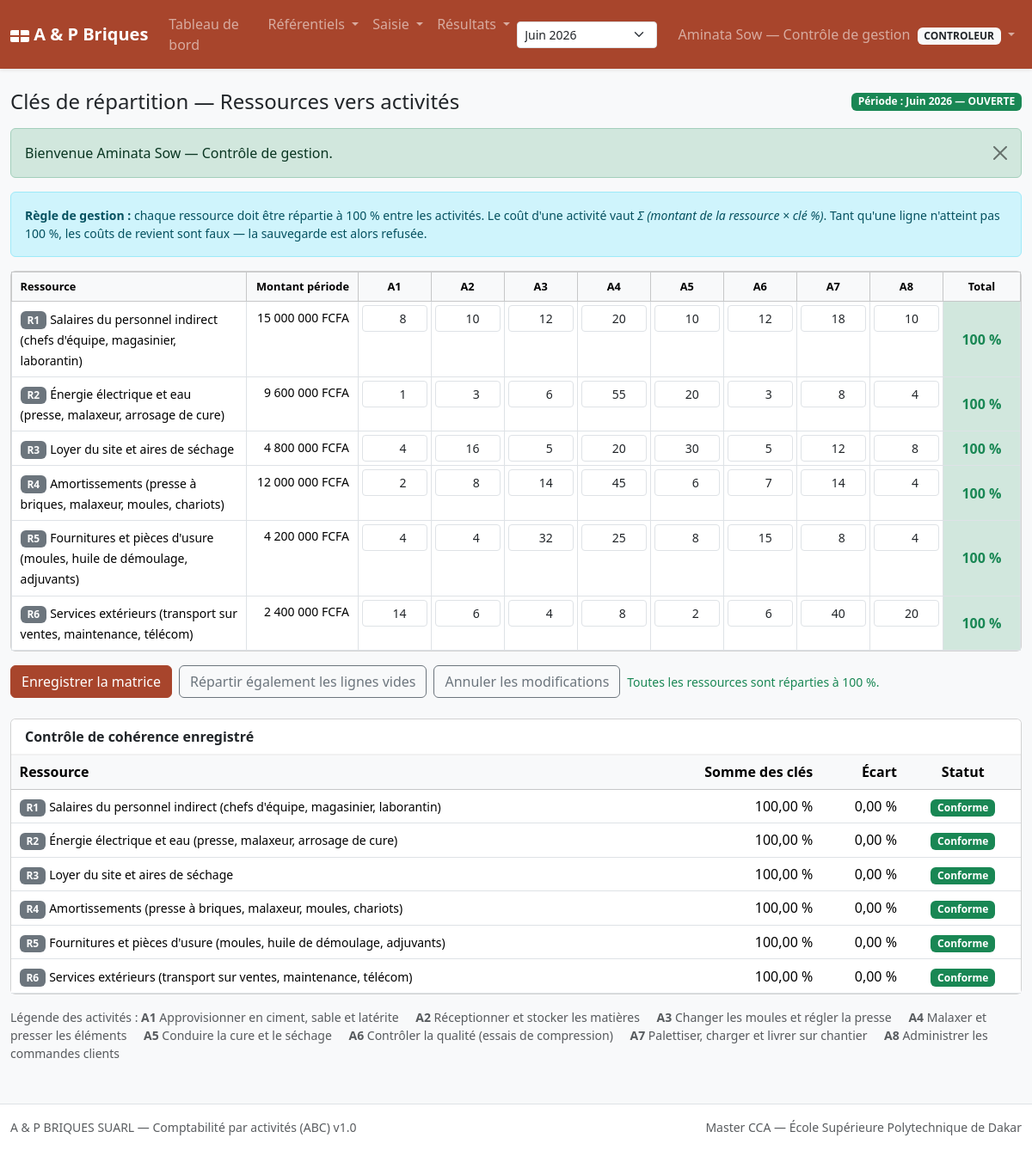
/cles.php (signed in), run on the app's committed database.
### tables this page shows
CREATE TABLE periodes (
  id            INT UNSIGNED AUTO_INCREMENT PRIMARY KEY,
  code          VARCHAR(20)  NOT NULL COMMENT 'ex : 2026-06',
  libelle       VARCHAR(80)  NOT NULL,
  date_debut    DATE NOT NULL,
  date_fin      DATE NOT NULL,
  statut        ENUM('OUVERTE','CLOTUREE') NOT NULL DEFAULT 'OUVERTE',
  date_creation DATETIME NOT NULL DEFAULT CURRENT_TIMESTAMP,
  UNIQUE KEY uk_periodes_code (code),
  CONSTRAINT ck_periodes_dates CHECK (date_fin >= date_debut)
);

CREATE TABLE activites (
  id            INT UNSIGNED AUTO_INCREMENT PRIMARY KEY,
  code          VARCHAR(20)  NOT NULL,
  libelle       VARCHAR(150) NOT NULL,
  processus     VARCHAR(80)  NOT NULL COMMENT 'regroupement macro',
  type_activite ENUM('PRINCIPALE','SUPPORT') NOT NULL DEFAULT 'PRINCIPALE',
  niveau_hierarchique ENUM('UNITE','LOT','PRODUIT','ENTREPRISE') NOT NULL DEFAULT 'UNITE'
                COMMENT 'hierarchie Cooper & Kaplan',
  actif         TINYINT(1) NOT NULL DEFAULT 1,
  UNIQUE KEY uk_activites_code (code)
);

CREATE TABLE ressources (
  id            INT UNSIGNED AUTO_INCREMENT PRIMARY KEY,
  code          VARCHAR(20)  NOT NULL,
  libelle       VARCHAR(120) NOT NULL,
  nature        ENUM('PERSONNEL','ENERGIE','IMMOBILIER','AMORTISSEMENT',
                     'FOURNITURE','SERVICE_EXTERIEUR','AUTRE') NOT NULL,
  compte_syscohada VARCHAR(10) NULL COMMENT 'rattachement plan de comptes',
  actif         TINYINT(1) NOT NULL DEFAULT 1,
  UNIQUE KEY uk_ressources_code (code)
);

CREATE TABLE cles_ressources (
  id            INT UNSIGNED AUTO_INCREMENT PRIMARY KEY,
  ressource_id  INT UNSIGNED NOT NULL,
  activite_id   INT UNSIGNED NOT NULL,
  periode_id    INT UNSIGNED NOT NULL,
  pourcentage   DECIMAL(7,4) NOT NULL DEFAULT 0.0000,
  justification VARCHAR(255) NULL COMMENT 'base de la cle : effectif, m2, kWh...',
  UNIQUE KEY uk_cles (ressource_id, activite_id, periode_id),
  KEY idx_cles_activite (activite_id, periode_id),
  CONSTRAINT fk_cles_ressource FOREIGN KEY (ressource_id)
    REFERENCES ressources(id) ON DELETE CASCADE,
  CONSTRAINT fk_cles_activite FOREIGN KEY (activite_id)
    REFERENCES activites(id) ON DELETE CASCADE,
  CONSTRAINT fk_cles_periode FOREIGN KEY (periode_id)
    REFERENCES periodes(id) ON DELETE CASCADE,
  CONSTRAINT ck_cles_pct CHECK (pourcentage >= 0 AND pourcentage <= 100)
);

### config/database.php (called while the page is built, shortened)
<?php
final class Database
{
    private static ?PDO $instance = null;
    public static function getConnexion(): PDO
    {
        if (self::$instance === null) {
            $dsn = sprintf(
                'mysql:host=%s;port=%s;dbname=%s;charset=%s',
                DB_HOST, DB_PORT, DB_NAME, DB_CHARSET
            );
            $options = [
                PDO::ATTR_ERRMODE            => PDO::ERRMODE_EXCEPTION,
                PDO::ATTR_DEFAULT_FETCH_MODE => PDO::FETCH_ASSOC,
                PDO::ATTR_EMULATE_PREPARES   => false,
                PDO::ATTR_STRINGIFY_FETCHES  => false,
            ];
            try {
                self::$instance = new PDO($dsn, DB_USER, DB_PASS, $options);
            } catch (PDOException $e) {
                if (MODE_DEBUG) {
                    die('Erreur de connexion à la base : ' . $e->getMessage());
                }
                die('Impossible de se connecter à la base de données.');
            }
        }
        return self::$instance;
    }
}
function db(): PDO
{
    return Database::getConnexion();
}

### includes/auth.php (called while the page is built, shortened)
<?php
require_once __DIR__ . '/functions.php';
function utilisateurRole(): string
{
    return $_SESSION['role'] ?? '';
}
function utilisateurNom(): string
{
    return $_SESSION['nom_complet'] ?? '';
}
function peutEcrire(): bool
{
    return in_array(utilisateurRole(), ['ADMIN', 'CONTROLEUR'], true);
}

### includes/abc.php (called while the page is built, shortened)
<?php
require_once __DIR__ . '/functions.php';
function controleCles(int $periodeId): array
{
    $sql = 'SELECT ressource_id, ressource_code, ressource_libelle,
                   total_pourcentage, ecart, statut
              FROM v_controle_cles
             WHERE periode_id = :p
             ORDER BY statut DESC, ressource_code';
    $stmt = db()->prepare($sql);
    $stmt->execute([':p' => $periodeId]);
    return $stmt->fetchAll();
}

### cles.php (the view, shortened to what this page needs)
<?php
require_once __DIR__ . '/includes/layout.php';
require_once __DIR__ . '/includes/abc.php';
$periode   = periodeActive();
$periodeId = (int) $periode['id'];
$editable  = periodeModifiable($periode) && peutEcrire();
$ressources = db()->query(
    'SELECT id, code, libelle, nature FROM ressources WHERE actif = 1 ORDER BY code'
)->fetchAll();
$activites = db()->query(
    'SELECT id, code, libelle FROM activites WHERE actif = 1 ORDER BY code'
)->fetchAll();
$stmt = db()->prepare(
    'SELECT ressource_id, montant FROM ressource_montants WHERE periode_id = :p'
);
$stmt->execute([':p' => $periodeId]);
$montants = [];
foreach ($stmt->fetchAll() as $m) {
    $montants[(int) $m['ressource_id']] = (float) $m['montant'];
}
$stmt = db()->prepare(
    'SELECT ressource_id, activite_id, pourcentage, justification
       FROM cles_ressources WHERE periode_id = :p'
);
$stmt->execute([':p' => $periodeId]);
$cles = [];
foreach ($stmt->fetchAll() as $c) {
    $cles[(int) $c['ressource_id']][(int) $c['activite_id']] = (float) $c['pourcentage'];
}
$controle = controleCles($periodeId);
afficherEntete('Clés de répartition — Ressources vers activités', $periode);
?>
<div class="alert alert-info small">
  <strong>Règle de gestion :</strong> chaque ressource doit être répartie à
  100 % entre les activités. Le coût d'une activité vaut
  <em>Σ (montant de la ressource × clé %)</em>. Tant qu'une ligne n'atteint pas
  100 %, les coûts de revient sont faux — la sauvegarde est alors refusée.
</div>
<form method="post" action="cles.php?periode=<?= $periodeId ?>" id="formCles">
  <div class="card mb-3">
    <div class="table-responsive">
      <table class="table table-sm table-bordered table-matrice mb-0" id="tableCles">
        <thead class="table-light">
          <tr>
            <th style="min-width:230px">Ressource</th>
            <th class="text-end" style="min-width:130px">Montant période</th>
            <?php foreach ($activites as $a): ?>
              <th class="text-center" title="<?= e($a['libelle']) ?>">
                <?= e($a['code']) ?>
              </th>
            <?php endforeach; ?>
            <th class="text-center" style="min-width:90px">Total</th>
          </tr>
        </thead>
        <tbody>
        <?php foreach ($ressources as $r):
            $rid = (int) $r['id']; ?>
          <tr data-ressource="<?= $rid ?>">
            <td>
              <span class="badge bg-secondary"><?= e($r['code']) ?></span>
              <span class="small"><?= e($r['libelle']) ?></span>
            </td>
            <td class="text-end small text-nowrap">
              <?= fcfa($montants[$rid] ?? 0) ?>
            </td>
            <?php foreach ($activites as $a):
                $aid = (int) $a['id'];
                $val = $cles[$rid][$aid] ?? 0; ?>
              <td class="p-1">
                <input type="number" class="form-control form-control-sm text-end cle-input"
                       id="c<?= $rid ?>_<?= $aid ?>"
                       name="cles[<?= $rid ?>][<?= $aid ?>]"
                       value="<?= e(rtrim(rtrim(number_format($val, 2, '.', ''), '0'), '.')) ?>"
                       min="0" max="100" step="0.01"
                       <?= $editable ? '' : 'readonly' ?>>
              </td>
            <?php endforeach; ?>
            <td class="text-center total-ligne fw-semibold align-middle"></td>
          </tr>
        <?php endforeach; ?>
        </tbody>
      </table>
    </div>
  </div>
  <?php if ($editable): ?>
  <div class="d-flex flex-wrap gap-2 mb-4">
    <button type="submit" class="btn btn-brique" id="btnEnregistrer">
      Enregistrer la matrice
    </button>
    <button type="button" class="btn btn-outline-secondary" id="btnRepartirEgal">
      Répartir également les lignes vides
    </button>
    <a href="cles.php?periode=<?= $periodeId ?>" class="btn btn-outline-secondary">
      Annuler les modifications
    </a>
    <span class="align-self-center small text-muted" id="messageControle"></span>
  </div>
  <?php endif; ?>
</form>
<div class="card">
  <div class="card-header"><strong>Contrôle de cohérence enregistré</strong></div>
  <div class="table-responsive">
    <table class="table table-sm mb-0">
      <thead class="table-light">
        <tr>
          <th>Ressource</th>
          <th class="text-end">Somme des clés</th>
          <th class="text-end">Écart</th>
          <th class="text-center">Statut</th>
        </tr>
      </thead>
      <tbody>
      <?php foreach ($controle as $c): ?>
        <tr>
          <td>
            <span class="badge bg-secondary"><?= e($c['ressource_code']) ?></span>
            <span class="small"><?= e($c['ressource_libelle']) ?></span>
          </td>
          <td class="text-end"><?= pct((float) $c['total_pourcentage']) ?></td>
          <td class="text-end"><?= pct((float) $c['ecart']) ?></td>
          <td class="text-center">
            <?php if ($c['statut'] === 'CONFORME'): ?>
              <span class="badge bg-success">Conforme</span>
            <?php else: ?>
              <span class="badge bg-danger">Anomalie</span>
            <?php endif; ?>
          </td>
        </tr>
      <?php endforeach; ?>
      </tbody>
    </table>
  </div>
</div>
<p class="small text-muted mt-3 mb-0">
  Légende des activités :
  <?php foreach ($activites as $a): ?>
    <span class="me-3"><strong><?= e($a['code']) ?></strong> <?= e($a['libelle']) ?></span>
  <?php endforeach; ?>
</p>
<?php
afficherPied();

### includes/layout.php (shortened to what this page needs)
<?php
require_once __DIR__ . '/auth.php';
function afficherEntete(string $titre, ?array $periodeActive = null): void
{
    $role = utilisateurRole();
    ?>
<!DOCTYPE html>
<html lang="fr">
<head>
<link href="https://cdn.jsdelivr.net/npm/bootstrap@5.3.3/dist/css/bootstrap.min.css" rel="stylesheet">
<link href="assets/css/style.css" rel="stylesheet">
</head>
<body class="bg-body-tertiary">
<nav class="navbar navbar-expand-lg navbar-dark bg-brique shadow-sm">
  <div class="container-fluid">
    <a class="navbar-brand fw-bold" href="index.php">
      <span class="logo-brique"></span> A &amp; P Briques
    </a>
    <div class="collapse navbar-collapse" id="navPrincipal">
      <ul class="navbar-nav me-auto">
        <li class="nav-item">
          <a class="nav-link" href="index.php">Tableau de bord</a>
        </li>
        <li class="nav-item dropdown">
          <a class="nav-link dropdown-toggle" href="#" data-bs-toggle="dropdown" role="button">
            Référentiels
          </a>
        </li>
        <li class="nav-item dropdown">
          <a class="nav-link dropdown-toggle" href="#" data-bs-toggle="dropdown" role="button">
            Saisie
          </a>
        </li>
        <li class="nav-item dropdown">
          <a class="nav-link dropdown-toggle" href="#" data-bs-toggle="dropdown" role="button">
            Résultats
          </a>
        </li>
      </ul>
      <?php if ($periodeActive !== null): ?>
      <form class="d-flex me-3" method="get" action="">
        <select class="form-select form-select-sm" id="selPeriode" name="periode"
                onchange="this.form.submit()">
          <?php foreach (listerPeriodes() as $p): ?>
            <option value="<?= (int) $p['id'] ?>"
              <?= (int) $p['id'] === (int) $periodeActive['id'] ? 'selected' : '' ?>>
              <?= e($p['libelle']) ?><?= $p['statut'] === 'CLOTUREE' ? ' (clôturée)' : '' ?>
            </option>
          <?php endforeach; ?>
        </select>
      </form>
      <?php endif; ?>
      <ul class="navbar-nav">
        <li class="nav-item dropdown">
          <a class="nav-link dropdown-toggle" href="#" data-bs-toggle="dropdown" role="button">
            <?= e(utilisateurNom()) ?>
            <span class="badge bg-light text-dark ms-1"><?= e($role) ?></span>
          </a>
        </li>
      </ul>
    </div>
  </div>
</nav>
<main class="container-fluid py-4">
  <div class="d-flex flex-wrap justify-content-between align-items-center mb-3">
    <h1 class="h4 mb-0"><?= e($titre) ?></h1>
    <?php if ($periodeActive !== null): ?>
      <span class="badge <?= $periodeActive['statut'] === 'OUVERTE' ? 'bg-success' : 'bg-secondary' ?>">
        Période : <?= e($periodeActive['libelle']) ?> — <?= e($periodeActive['statut']) ?>
      </span>
    <?php endif; ?>
  </div>
  <?= flashAfficher() ?>
    <?php
}
function afficherPied(): void
{
    ?>
</main>
<footer class="border-top py-3 mt-4 bg-white">
  <div class="container-fluid small text-muted d-flex flex-wrap justify-content-between">
    <span><?= e(APP_ENTREPRISE) ?> — Comptabilité par activités (ABC) v<?= e(APP_VERSION) ?></span>
    <span>Master CCA — École Supérieure Polytechnique de Dakar</span>
  </div>
</footer>
</body>
</html>
    <?php
}

### assets/css/style.css (style rules this page uses)
:root { --brique: #a8452c; --brique-clair: #d98b6f; --brique-fonce: #7d3120; --beton: #5c6b73; --ocre: #c8963e; }
body { font-family: system-ui, -apple-system, 'Segoe UI', Roboto, sans-serif; }
.bg-brique { background-color: var(--brique) !important; }
.btn-brique { background-color: var(--brique); border-color: var(--brique); color: #fff; }
.logo-brique { display: inline-block; width: 22px; height: 14px; vertical-align: -2px; background-color: #fff; border-radius: 2px; position: relative; }
.logo-brique::before, .logo-brique::after { content: ''; position: absolute; background-color: var(--brique); }
.logo-brique::before { left: 0; right: 0; top: 6px; height: 2px; }
.logo-brique::after { top: 0; bottom: 0; left: 10px; width: 2px; }
.table-matrice th { font-size: 0.8rem; vertical-align: middle; }
.table-matrice input.cle-input { min-width: 68px; }
.total-ligne { font-variant-numeric: tabular-nums; }
td.text-end, th.text-end { font-variant-numeric: tabular-nums; }
.table > :not(caption) > * > * { padding: 0.45rem 0.6rem; }
.card-header { background-color: #fff; border-bottom: 2px solid #f1f1f1; }

### data on the page
periodes: libelle "Juin 2026", statut "OUVERTE"
activites: code "A1", id "1", libelle "Approvisionner en ciment, sable et latérite"
activites: code "A2", libelle "Réceptionner et stocker les matières"
activites: code "A3", libelle "Changer les moules et régler la presse"
activites: code "A4", libelle "Malaxer et presser les éléments"
activites: code "A5", libelle "Conduire la cure et le séchage"
activites: code "A6", libelle "Contrôler la qualité (essais de compression)"
activites: code "A7", libelle "Palettiser, charger et livrer sur chantier"
activites: code "A8", id "8", libelle "Administrer les commandes clients"
ressources: code "R1", libelle "Salaires du personnel indirect (chefs d'équipe, magasinier, laborantin)", id "15 000 000 FCFA", id "8", id "10", id "12", id "20", id "18"
ressources: code "R2", libelle "Énergie électrique et eau (presse, malaxeur, arrosage de cure)", id "9 600 000 FCFA", id "3", id "6", id "55", id "20", id "8", id "4"
ressources: code "R3", libelle "Loyer du site et aires de séchage", id "4 800 000 FCFA", id "4", id "16", id "5", id "20", id "30", id "12"
ressources: code "R4", libelle "Amortissements (presse à briques, malaxeur, moules, chariots)", id "12 000 000 FCFA", id "2", id "8", id "14", id "45", id "6", id "7", id "4"
ressources: code "R5", libelle "Fournitures et pièces d'usure (moules, huile de démoulage, adjuvants)", id "4 200 000 FCFA", id.ressource_id "4", id.pourcentage "4", id "32", id "25", id.activite_id "8", id "15"
ressources: code "R6", libelle "Services extérieurs (transport sur ventes, maintenance, télécom)", id "2 400 000 FCFA", id "14", id "6", id "4", id "8", id "2", id "40", id "20"

### other printed values
utilisateurNom() "Aminata Sow — Contrôle de gestion"
$role "CONTROLEUR"
$titre "Clés de répartition — Ressources vers activités"
$f['message'] "Bienvenue Aminata Sow — Contrôle de gestion."
$c['ressource_code'] "R1"
$c['ressource_libelle'] "Salaires du personnel indirect (chefs d'équipe, magasinier, laborantin)"
pct((float) $c['total_pourcentage']) "100,00 %"
pct((float) $c['ecart']) "0,00 %"
$c['ressource_code'] "R2"
$c['ressource_libelle'] "Énergie électrique et eau (presse, malaxeur, arrosage de cure)"
$c['ressource_code'] "R3"
$c['ressource_libelle'] "Loyer du site et aires de séchage"
$c['ressource_code'] "R4"
$c['ressource_libelle'] "Amortissements (presse à briques, malaxeur, moules, chariots)"
$c['ressource_code'] "R5"
